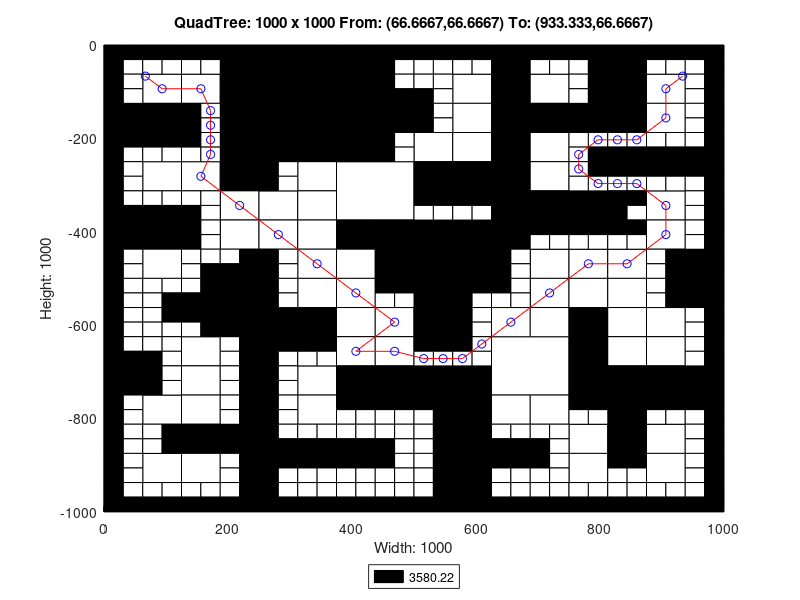

Source code (MATLAB):
axis([0 1000 -1000 0]);
title('QuadTree: 1000 x 1000 From: (66.6667,66.6667) To: (933.333,66.6667)');
xlabel('Width: 1000');
ylabel('Height: 1000');
rectangle('Position',[250 -125 125 125], 'FaceColor',[0 0 0]);
rectangle('Position',[250 -250 125 125], 'FaceColor',[0 0 0]);
rectangle('Position',[375 -375 125 125], 'FaceColor',[1 1 1]);
rectangle('Position',[500 -500 125 125], 'FaceColor',[0 0 0]);
rectangle('Position',[625 -750 125 125], 'FaceColor',[1 1 1]);
rectangle('Position',[62.5 -125 62.5 62.5], 'FaceColor',[1 1 1]);
rectangle('Position',[187.5 -62.5 62.5 62.5], 'FaceColor',[0 0 0]);
rectangle('Position',[125 -125 62.5 62.5], 'FaceColor',[1 1 1]);
rectangle('Position',[187.5 -125 62.5 62.5], 'FaceColor',[0 0 0]);
rectangle('Position',[0 -187.5 62.5 62.5], 'FaceColor',[0 0 0]);
rectangle('Position',[62.5 -187.5 62.5 62.5], 'FaceColor',[0 0 0]);
rectangle('Position',[187.5 -187.5 62.5 62.5], 'FaceColor',[0 0 0]);
rectangle('Position',[187.5 -250 62.5 62.5], 'FaceColor',[0 0 0]);
rectangle('Position',[375 -62.5 62.5 62.5], 'FaceColor',[0 0 0]);
rectangle('Position',[375 -125 62.5 62.5], 'FaceColor',[0 0 0]);
rectangle('Position',[375 -187.5 62.5 62.5], 'FaceColor',[0 0 0]);
rectangle('Position',[437.5 -187.5 62.5 62.5], 'FaceColor',[0 0 0]);
rectangle('Position',[375 -250 62.5 62.5], 'FaceColor',[0 0 0]);
rectangle('Position',[62.5 -312.5 62.5 62.5], 'FaceColor',[1 1 1]);
rectangle('Position',[125 -312.5 62.5 62.5], 'FaceColor',[1 1 1]);
rectangle('Position',[187.5 -312.5 62.5 62.5], 'FaceColor',[0 0 0]);
rectangle('Position',[187.5 -375 62.5 62.5], 'FaceColor',[1 1 1]);
rectangle('Position',[0 -437.5 62.5 62.5], 'FaceColor',[0 0 0]);
rectangle('Position',[62.5 -437.5 62.5 62.5], 'FaceColor',[0 0 0]);
rectangle('Position',[62.5 -500 62.5 62.5], 'FaceColor',[1 1 1]);
rectangle('Position',[187.5 -437.5 62.5 62.5], 'FaceColor',[1 1 1]);
rectangle('Position',[312.5 -312.5 62.5 62.5], 'FaceColor',[1 1 1]);
rectangle('Position',[250 -375 62.5 62.5], 'FaceColor',[1 1 1]);
rectangle('Position',[312.5 -375 62.5 62.5], 'FaceColor',[1 1 1]);
rectangle('Position',[250 -437.5 62.5 62.5], 'FaceColor',[1 1 1]);
rectangle('Position',[312.5 -437.5 62.5 62.5], 'FaceColor',[1 1 1]);
rectangle('Position',[312.5 -500 62.5 62.5], 'FaceColor',[1 1 1]);
rectangle('Position',[375 -437.5 62.5 62.5], 'FaceColor',[0 0 0]);
rectangle('Position',[437.5 -437.5 62.5 62.5], 'FaceColor',[0 0 0]);
rectangle('Position',[375 -500 62.5 62.5], 'FaceColor',[1 1 1]);
rectangle('Position',[437.5 -500 62.5 62.5], 'FaceColor',[0 0 0]);
rectangle('Position',[562.5 -125 62.5 62.5], 'FaceColor',[1 1 1]);
rectangle('Position',[625 -62.5 62.5 62.5], 'FaceColor',[0 0 0]);
rectangle('Position',[625 -125 62.5 62.5], 'FaceColor',[0 0 0]);
rectangle('Position',[687.5 -125 62.5 62.5], 'FaceColor',[1 1 1]);
rectangle('Position',[562.5 -187.5 62.5 62.5], 'FaceColor',[1 1 1]);
rectangle('Position',[500 -250 62.5 62.5], 'FaceColor',[1 1 1]);
rectangle('Position',[562.5 -250 62.5 62.5], 'FaceColor',[1 1 1]);
rectangle('Position',[625 -187.5 62.5 62.5], 'FaceColor',[0 0 0]);
rectangle('Position',[687.5 -187.5 62.5 62.5], 'FaceColor',[0 0 0]);
rectangle('Position',[625 -250 62.5 62.5], 'FaceColor',[0 0 0]);
rectangle('Position',[687.5 -250 62.5 62.5], 'FaceColor',[1 1 1]);
rectangle('Position',[812.5 -62.5 62.5 62.5], 'FaceColor',[0 0 0]);
rectangle('Position',[812.5 -125 62.5 62.5], 'FaceColor',[0 0 0]);
rectangle('Position',[875 -125 62.5 62.5], 'FaceColor',[1 1 1]);
rectangle('Position',[750 -187.5 62.5 62.5], 'FaceColor',[0 0 0]);
rectangle('Position',[812.5 -187.5 62.5 62.5], 'FaceColor',[0 0 0]);
rectangle('Position',[875 -187.5 62.5 62.5], 'FaceColor',[1 1 1]);
rectangle('Position',[500 -312.5 62.5 62.5], 'FaceColor',[0 0 0]);
rectangle('Position',[562.5 -312.5 62.5 62.5], 'FaceColor',[0 0 0]);
rectangle('Position',[625 -312.5 62.5 62.5], 'FaceColor',[0 0 0]);
rectangle('Position',[687.5 -312.5 62.5 62.5], 'FaceColor',[1 1 1]);
rectangle('Position',[625 -375 62.5 62.5], 'FaceColor',[0 0 0]);
rectangle('Position',[687.5 -375 62.5 62.5], 'FaceColor',[0 0 0]);
rectangle('Position',[625 -437.5 62.5 62.5], 'FaceColor',[0 0 0]);
rectangle('Position',[687.5 -500 62.5 62.5], 'FaceColor',[1 1 1]);
rectangle('Position',[750 -375 62.5 62.5], 'FaceColor',[0 0 0]);
rectangle('Position',[875 -375 62.5 62.5], 'FaceColor',[1 1 1]);
rectangle('Position',[750 -500 62.5 62.5], 'FaceColor',[1 1 1]);
rectangle('Position',[812.5 -500 62.5 62.5], 'FaceColor',[1 1 1]);
rectangle('Position',[875 -437.5 62.5 62.5], 'FaceColor',[1 1 1]);
rectangle('Position',[937.5 -500 62.5 62.5], 'FaceColor',[0 0 0]);
rectangle('Position',[187.5 -562.5 62.5 62.5], 'FaceColor',[0 0 0]);
rectangle('Position',[187.5 -625 62.5 62.5], 'FaceColor',[0 0 0]);
rectangle('Position',[0 -750 62.5 62.5], 'FaceColor',[0 0 0]);
rectangle('Position',[125 -687.5 62.5 62.5], 'FaceColor',[1 1 1]);
rectangle('Position',[125 -750 62.5 62.5], 'FaceColor',[1 1 1]);
rectangle('Position',[312.5 -562.5 62.5 62.5], 'FaceColor',[1 1 1]);
rectangle('Position',[250 -625 62.5 62.5], 'FaceColor',[0 0 0]);
rectangle('Position',[312.5 -625 62.5 62.5], 'FaceColor',[0 0 0]);
rectangle('Position',[375 -562.5 62.5 62.5], 'FaceColor',[1 1 1]);
rectangle('Position',[375 -625 62.5 62.5], 'FaceColor',[1 1 1]);
rectangle('Position',[437.5 -625 62.5 62.5], 'FaceColor',[1 1 1]);
rectangle('Position',[312.5 -750 62.5 62.5], 'FaceColor',[1 1 1]);
rectangle('Position',[375 -687.5 62.5 62.5], 'FaceColor',[1 1 1]);
rectangle('Position',[437.5 -687.5 62.5 62.5], 'FaceColor',[1 1 1]);
rectangle('Position',[375 -750 62.5 62.5], 'FaceColor',[0 0 0]);
rectangle('Position',[437.5 -750 62.5 62.5], 'FaceColor',[0 0 0]);
rectangle('Position',[62.5 -812.5 62.5 62.5], 'FaceColor',[1 1 1]);
rectangle('Position',[125 -812.5 62.5 62.5], 'FaceColor',[1 1 1]);
rectangle('Position',[125 -875 62.5 62.5], 'FaceColor',[0 0 0]);
rectangle('Position',[187.5 -875 62.5 62.5], 'FaceColor',[0 0 0]);
rectangle('Position',[62.5 -937.5 62.5 62.5], 'FaceColor',[1 1 1]);
rectangle('Position',[125 -937.5 62.5 62.5], 'FaceColor',[1 1 1]);
rectangle('Position',[312.5 -812.5 62.5 62.5], 'FaceColor',[1 1 1]);
rectangle('Position',[500 -562.5 62.5 62.5], 'FaceColor',[0 0 0]);
rectangle('Position',[500 -625 62.5 62.5], 'FaceColor',[0 0 0]);
rectangle('Position',[687.5 -562.5 62.5 62.5], 'FaceColor',[1 1 1]);
rectangle('Position',[625 -625 62.5 62.5], 'FaceColor',[1 1 1]);
rectangle('Position',[687.5 -625 62.5 62.5], 'FaceColor',[1 1 1]);
rectangle('Position',[500 -750 62.5 62.5], 'FaceColor',[0 0 0]);
rectangle('Position',[562.5 -750 62.5 62.5], 'FaceColor',[0 0 0]);
rectangle('Position',[750 -562.5 62.5 62.5], 'FaceColor',[1 1 1]);
rectangle('Position',[812.5 -562.5 62.5 62.5], 'FaceColor',[1 1 1]);
rectangle('Position',[750 -625 62.5 62.5], 'FaceColor',[0 0 0]);
rectangle('Position',[812.5 -625 62.5 62.5], 'FaceColor',[1 1 1]);
rectangle('Position',[937.5 -562.5 62.5 62.5], 'FaceColor',[0 0 0]);
rectangle('Position',[875 -625 62.5 62.5], 'FaceColor',[1 1 1]);
rectangle('Position',[750 -687.5 62.5 62.5], 'FaceColor',[0 0 0]);
rectangle('Position',[812.5 -687.5 62.5 62.5], 'FaceColor',[1 1 1]);
rectangle('Position',[750 -750 62.5 62.5], 'FaceColor',[0 0 0]);
rectangle('Position',[812.5 -750 62.5 62.5], 'FaceColor',[0 0 0]);
rectangle('Position',[875 -687.5 62.5 62.5], 'FaceColor',[1 1 1]);
rectangle('Position',[875 -750 62.5 62.5], 'FaceColor',[0 0 0]);
rectangle('Position',[937.5 -750 62.5 62.5], 'FaceColor',[0 0 0]);
rectangle('Position',[562.5 -812.5 62.5 62.5], 'FaceColor',[0 0 0]);
rectangle('Position',[562.5 -875 62.5 62.5], 'FaceColor',[0 0 0]);
rectangle('Position',[625 -812.5 62.5 62.5], 'FaceColor',[1 1 1]);
rectangle('Position',[687.5 -812.5 62.5 62.5], 'FaceColor',[1 1 1]);
rectangle('Position',[562.5 -937.5 62.5 62.5], 'FaceColor',[0 0 0]);
rectangle('Position',[562.5 -1000 62.5 62.5], 'FaceColor',[0 0 0]);
rectangle('Position',[812.5 -812.5 62.5 62.5], 'FaceColor',[0 0 0]);
rectangle('Position',[750 -875 62.5 62.5], 'FaceColor',[1 1 1]);
rectangle('Position',[812.5 -875 62.5 62.5], 'FaceColor',[0 0 0]);
rectangle('Position',[875 -875 62.5 62.5], 'FaceColor',[1 1 1]);
rectangle('Position',[750 -937.5 62.5 62.5], 'FaceColor',[1 1 1]);
rectangle('Position',[875 -937.5 62.5 62.5], 'FaceColor',[1 1 1]);
rectangle('Position',[0 -31.25 31.25 31.25], 'FaceColor',[0 0 0]);
rectangle('Position',[31.25 -31.25 31.25 31.25], 'FaceColor',[0 0 0]);
rectangle('Position',[0 -62.5 31.25 31.25], 'FaceColor',[0 0 0]);
rectangle('Position',[31.25 -62.5 31.25 31.25], 'FaceColor',[1 1 1]);
rectangle('Position',[62.5 -31.25 31.25 31.25], 'FaceColor',[0 0 0]);
rectangle('Position',[93.75 -31.25 31.25 31.25], 'FaceColor',[0 0 0]);
rectangle('Position',[62.5 -62.5 31.25 31.25], 'FaceColor',[1 1 1]);
rectangle('Position',[93.75 -62.5 31.25 31.25], 'FaceColor',[1 1 1]);
rectangle('Position',[0 -93.75 31.25 31.25], 'FaceColor',[0 0 0]);
rectangle('Position',[31.25 -93.75 31.25 31.25], 'FaceColor',[1 1 1]);
rectangle('Position',[0 -125 31.25 31.25], 'FaceColor',[0 0 0]);
rectangle('Position',[31.25 -125 31.25 31.25], 'FaceColor',[1 1 1]);
rectangle('Position',[125 -31.25 31.25 31.25], 'FaceColor',[0 0 0]);
rectangle('Position',[156.25 -31.25 31.25 31.25], 'FaceColor',[0 0 0]);
rectangle('Position',[125 -62.5 31.25 31.25], 'FaceColor',[1 1 1]);
rectangle('Position',[156.25 -62.5 31.25 31.25], 'FaceColor',[1 1 1]);
rectangle('Position',[0 -218.75 31.25 31.25], 'FaceColor',[0 0 0]);
rectangle('Position',[31.25 -218.75 31.25 31.25], 'FaceColor',[0 0 0]);
rectangle('Position',[0 -250 31.25 31.25], 'FaceColor',[0 0 0]);
rectangle('Position',[31.25 -250 31.25 31.25], 'FaceColor',[1 1 1]);
rectangle('Position',[62.5 -218.75 31.25 31.25], 'FaceColor',[0 0 0]);
rectangle('Position',[93.75 -218.75 31.25 31.25], 'FaceColor',[0 0 0]);
rectangle('Position',[62.5 -250 31.25 31.25], 'FaceColor',[1 1 1]);
rectangle('Position',[93.75 -250 31.25 31.25], 'FaceColor',[1 1 1]);
rectangle('Position',[125 -156.25 31.25 31.25], 'FaceColor',[0 0 0]);
rectangle('Position',[156.25 -156.25 31.25 31.25], 'FaceColor',[1 1 1]);
rectangle('Position',[125 -187.5 31.25 31.25], 'FaceColor',[0 0 0]);
rectangle('Position',[156.25 -187.5 31.25 31.25], 'FaceColor',[1 1 1]);
rectangle('Position',[125 -218.75 31.25 31.25], 'FaceColor',[0 0 0]);
rectangle('Position',[156.25 -218.75 31.25 31.25], 'FaceColor',[1 1 1]);
rectangle('Position',[125 -250 31.25 31.25], 'FaceColor',[1 1 1]);
rectangle('Position',[156.25 -250 31.25 31.25], 'FaceColor',[1 1 1]);
rectangle('Position',[437.5 -31.25 31.25 31.25], 'FaceColor',[0 0 0]);
rectangle('Position',[468.75 -31.25 31.25 31.25], 'FaceColor',[0 0 0]);
rectangle('Position',[437.5 -62.5 31.25 31.25], 'FaceColor',[0 0 0]);
rectangle('Position',[468.75 -62.5 31.25 31.25], 'FaceColor',[1 1 1]);
rectangle('Position',[437.5 -93.75 31.25 31.25], 'FaceColor',[0 0 0]);
rectangle('Position',[468.75 -93.75 31.25 31.25], 'FaceColor',[1 1 1]);
rectangle('Position',[437.5 -125 31.25 31.25], 'FaceColor',[0 0 0]);
rectangle('Position',[468.75 -125 31.25 31.25], 'FaceColor',[0 0 0]);
rectangle('Position',[437.5 -218.75 31.25 31.25], 'FaceColor',[0 0 0]);
rectangle('Position',[468.75 -218.75 31.25 31.25], 'FaceColor',[1 1 1]);
rectangle('Position',[437.5 -250 31.25 31.25], 'FaceColor',[0 0 0]);
rectangle('Position',[468.75 -250 31.25 31.25], 'FaceColor',[1 1 1]);
rectangle('Position',[0 -281.25 31.25 31.25], 'FaceColor',[0 0 0]);
rectangle('Position',[31.25 -281.25 31.25 31.25], 'FaceColor',[1 1 1]);
rectangle('Position',[0 -312.5 31.25 31.25], 'FaceColor',[0 0 0]);
rectangle('Position',[31.25 -312.5 31.25 31.25], 'FaceColor',[1 1 1]);
rectangle('Position',[0 -343.75 31.25 31.25], 'FaceColor',[0 0 0]);
rectangle('Position',[31.25 -343.75 31.25 31.25], 'FaceColor',[1 1 1]);
rectangle('Position',[0 -375 31.25 31.25], 'FaceColor',[0 0 0]);
rectangle('Position',[31.25 -375 31.25 31.25], 'FaceColor',[0 0 0]);
rectangle('Position',[62.5 -343.75 31.25 31.25], 'FaceColor',[1 1 1]);
rectangle('Position',[93.75 -343.75 31.25 31.25], 'FaceColor',[1 1 1]);
rectangle('Position',[62.5 -375 31.25 31.25], 'FaceColor',[0 0 0]);
rectangle('Position',[93.75 -375 31.25 31.25], 'FaceColor',[0 0 0]);
rectangle('Position',[125 -343.75 31.25 31.25], 'FaceColor',[1 1 1]);
rectangle('Position',[156.25 -343.75 31.25 31.25], 'FaceColor',[1 1 1]);
rectangle('Position',[125 -375 31.25 31.25], 'FaceColor',[0 0 0]);
rectangle('Position',[156.25 -375 31.25 31.25], 'FaceColor',[1 1 1]);
rectangle('Position',[0 -468.75 31.25 31.25], 'FaceColor',[0 0 0]);
rectangle('Position',[31.25 -468.75 31.25 31.25], 'FaceColor',[1 1 1]);
rectangle('Position',[0 -500 31.25 31.25], 'FaceColor',[0 0 0]);
rectangle('Position',[31.25 -500 31.25 31.25], 'FaceColor',[1 1 1]);
rectangle('Position',[125 -406.25 31.25 31.25], 'FaceColor',[0 0 0]);
rectangle('Position',[156.25 -406.25 31.25 31.25], 'FaceColor',[1 1 1]);
rectangle('Position',[125 -437.5 31.25 31.25], 'FaceColor',[0 0 0]);
rectangle('Position',[156.25 -437.5 31.25 31.25], 'FaceColor',[1 1 1]);
rectangle('Position',[125 -468.75 31.25 31.25], 'FaceColor',[1 1 1]);
rectangle('Position',[156.25 -468.75 31.25 31.25], 'FaceColor',[1 1 1]);
rectangle('Position',[125 -500 31.25 31.25], 'FaceColor',[1 1 1]);
rectangle('Position',[156.25 -500 31.25 31.25], 'FaceColor',[0 0 0]);
rectangle('Position',[187.5 -468.75 31.25 31.25], 'FaceColor',[1 1 1]);
rectangle('Position',[218.75 -468.75 31.25 31.25], 'FaceColor',[0 0 0]);
rectangle('Position',[187.5 -500 31.25 31.25], 'FaceColor',[0 0 0]);
rectangle('Position',[218.75 -500 31.25 31.25], 'FaceColor',[0 0 0]);
rectangle('Position',[250 -281.25 31.25 31.25], 'FaceColor',[0 0 0]);
rectangle('Position',[281.25 -281.25 31.25 31.25], 'FaceColor',[1 1 1]);
rectangle('Position',[250 -312.5 31.25 31.25], 'FaceColor',[0 0 0]);
rectangle('Position',[281.25 -312.5 31.25 31.25], 'FaceColor',[1 1 1]);
rectangle('Position',[250 -468.75 31.25 31.25], 'FaceColor',[0 0 0]);
rectangle('Position',[281.25 -468.75 31.25 31.25], 'FaceColor',[1 1 1]);
rectangle('Position',[250 -500 31.25 31.25], 'FaceColor',[0 0 0]);
rectangle('Position',[281.25 -500 31.25 31.25], 'FaceColor',[1 1 1]);
rectangle('Position',[500 -31.25 31.25 31.25], 'FaceColor',[0 0 0]);
rectangle('Position',[531.25 -31.25 31.25 31.25], 'FaceColor',[0 0 0]);
rectangle('Position',[500 -62.5 31.25 31.25], 'FaceColor',[1 1 1]);
rectangle('Position',[531.25 -62.5 31.25 31.25], 'FaceColor',[1 1 1]);
rectangle('Position',[562.5 -31.25 31.25 31.25], 'FaceColor',[0 0 0]);
rectangle('Position',[593.75 -31.25 31.25 31.25], 'FaceColor',[0 0 0]);
rectangle('Position',[562.5 -62.5 31.25 31.25], 'FaceColor',[1 1 1]);
rectangle('Position',[593.75 -62.5 31.25 31.25], 'FaceColor',[1 1 1]);
rectangle('Position',[500 -93.75 31.25 31.25], 'FaceColor',[1 1 1]);
rectangle('Position',[531.25 -93.75 31.25 31.25], 'FaceColor',[1 1 1]);
rectangle('Position',[500 -125 31.25 31.25], 'FaceColor',[0 0 0]);
rectangle('Position',[531.25 -125 31.25 31.25], 'FaceColor',[1 1 1]);
rectangle('Position',[687.5 -31.25 31.25 31.25], 'FaceColor',[0 0 0]);
rectangle('Position',[718.75 -31.25 31.25 31.25], 'FaceColor',[0 0 0]);
rectangle('Position',[687.5 -62.5 31.25 31.25], 'FaceColor',[1 1 1]);
rectangle('Position',[718.75 -62.5 31.25 31.25], 'FaceColor',[1 1 1]);
rectangle('Position',[500 -156.25 31.25 31.25], 'FaceColor',[0 0 0]);
rectangle('Position',[531.25 -156.25 31.25 31.25], 'FaceColor',[1 1 1]);
rectangle('Position',[500 -187.5 31.25 31.25], 'FaceColor',[0 0 0]);
rectangle('Position',[531.25 -187.5 31.25 31.25], 'FaceColor',[1 1 1]);
rectangle('Position',[750 -31.25 31.25 31.25], 'FaceColor',[0 0 0]);
rectangle('Position',[781.25 -31.25 31.25 31.25], 'FaceColor',[0 0 0]);
rectangle('Position',[750 -62.5 31.25 31.25], 'FaceColor',[1 1 1]);
rectangle('Position',[781.25 -62.5 31.25 31.25], 'FaceColor',[0 0 0]);
rectangle('Position',[750 -93.75 31.25 31.25], 'FaceColor',[1 1 1]);
rectangle('Position',[781.25 -93.75 31.25 31.25], 'FaceColor',[0 0 0]);
rectangle('Position',[750 -125 31.25 31.25], 'FaceColor',[1 1 1]);
rectangle('Position',[781.25 -125 31.25 31.25], 'FaceColor',[0 0 0]);
rectangle('Position',[875 -31.25 31.25 31.25], 'FaceColor',[0 0 0]);
rectangle('Position',[906.25 -31.25 31.25 31.25], 'FaceColor',[0 0 0]);
rectangle('Position',[875 -62.5 31.25 31.25], 'FaceColor',[1 1 1]);
rectangle('Position',[906.25 -62.5 31.25 31.25], 'FaceColor',[1 1 1]);
rectangle('Position',[937.5 -31.25 31.25 31.25], 'FaceColor',[0 0 0]);
rectangle('Position',[968.75 -31.25 31.25 31.25], 'FaceColor',[0 0 0]);
rectangle('Position',[937.5 -62.5 31.25 31.25], 'FaceColor',[1 1 1]);
rectangle('Position',[968.75 -62.5 31.25 31.25], 'FaceColor',[0 0 0]);
rectangle('Position',[937.5 -93.75 31.25 31.25], 'FaceColor',[1 1 1]);
rectangle('Position',[968.75 -93.75 31.25 31.25], 'FaceColor',[0 0 0]);
rectangle('Position',[937.5 -125 31.25 31.25], 'FaceColor',[1 1 1]);
rectangle('Position',[968.75 -125 31.25 31.25], 'FaceColor',[0 0 0]);
rectangle('Position',[750 -218.75 31.25 31.25], 'FaceColor',[1 1 1]);
rectangle('Position',[781.25 -218.75 31.25 31.25], 'FaceColor',[1 1 1]);
rectangle('Position',[750 -250 31.25 31.25], 'FaceColor',[1 1 1]);
rectangle('Position',[781.25 -250 31.25 31.25], 'FaceColor',[0 0 0]);
rectangle('Position',[812.5 -218.75 31.25 31.25], 'FaceColor',[1 1 1]);
rectangle('Position',[843.75 -218.75 31.25 31.25], 'FaceColor',[1 1 1]);
rectangle('Position',[812.5 -250 31.25 31.25], 'FaceColor',[0 0 0]);
rectangle('Position',[843.75 -250 31.25 31.25], 'FaceColor',[0 0 0]);
rectangle('Position',[937.5 -156.25 31.25 31.25], 'FaceColor',[1 1 1]);
rectangle('Position',[968.75 -156.25 31.25 31.25], 'FaceColor',[0 0 0]);
rectangle('Position',[937.5 -187.5 31.25 31.25], 'FaceColor',[1 1 1]);
rectangle('Position',[968.75 -187.5 31.25 31.25], 'FaceColor',[0 0 0]);
rectangle('Position',[875 -218.75 31.25 31.25], 'FaceColor',[1 1 1]);
rectangle('Position',[906.25 -218.75 31.25 31.25], 'FaceColor',[1 1 1]);
rectangle('Position',[875 -250 31.25 31.25], 'FaceColor',[0 0 0]);
rectangle('Position',[906.25 -250 31.25 31.25], 'FaceColor',[0 0 0]);
rectangle('Position',[937.5 -218.75 31.25 31.25], 'FaceColor',[1 1 1]);
rectangle('Position',[968.75 -218.75 31.25 31.25], 'FaceColor',[0 0 0]);
rectangle('Position',[937.5 -250 31.25 31.25], 'FaceColor',[0 0 0]);
rectangle('Position',[968.75 -250 31.25 31.25], 'FaceColor',[0 0 0]);
rectangle('Position',[500 -343.75 31.25 31.25], 'FaceColor',[0 0 0]);
rectangle('Position',[531.25 -343.75 31.25 31.25], 'FaceColor',[0 0 0]);
rectangle('Position',[500 -375 31.25 31.25], 'FaceColor',[1 1 1]);
rectangle('Position',[531.25 -375 31.25 31.25], 'FaceColor',[1 1 1]);
rectangle('Position',[562.5 -343.75 31.25 31.25], 'FaceColor',[0 0 0]);
rectangle('Position',[593.75 -343.75 31.25 31.25], 'FaceColor',[0 0 0]);
rectangle('Position',[562.5 -375 31.25 31.25], 'FaceColor',[1 1 1]);
rectangle('Position',[593.75 -375 31.25 31.25], 'FaceColor',[1 1 1]);
rectangle('Position',[687.5 -406.25 31.25 31.25], 'FaceColor',[0 0 0]);
rectangle('Position',[718.75 -406.25 31.25 31.25], 'FaceColor',[0 0 0]);
rectangle('Position',[687.5 -437.5 31.25 31.25], 'FaceColor',[1 1 1]);
rectangle('Position',[718.75 -437.5 31.25 31.25], 'FaceColor',[1 1 1]);
rectangle('Position',[625 -468.75 31.25 31.25], 'FaceColor',[0 0 0]);
rectangle('Position',[656.25 -468.75 31.25 31.25], 'FaceColor',[1 1 1]);
rectangle('Position',[625 -500 31.25 31.25], 'FaceColor',[0 0 0]);
rectangle('Position',[656.25 -500 31.25 31.25], 'FaceColor',[1 1 1]);
rectangle('Position',[750 -281.25 31.25 31.25], 'FaceColor',[1 1 1]);
rectangle('Position',[781.25 -281.25 31.25 31.25], 'FaceColor',[0 0 0]);
rectangle('Position',[750 -312.5 31.25 31.25], 'FaceColor',[1 1 1]);
rectangle('Position',[781.25 -312.5 31.25 31.25], 'FaceColor',[1 1 1]);
rectangle('Position',[812.5 -281.25 31.25 31.25], 'FaceColor',[0 0 0]);
rectangle('Position',[843.75 -281.25 31.25 31.25], 'FaceColor',[0 0 0]);
rectangle('Position',[812.5 -312.5 31.25 31.25], 'FaceColor',[1 1 1]);
rectangle('Position',[843.75 -312.5 31.25 31.25], 'FaceColor',[1 1 1]);
rectangle('Position',[812.5 -343.75 31.25 31.25], 'FaceColor',[0 0 0]);
rectangle('Position',[843.75 -343.75 31.25 31.25], 'FaceColor',[0 0 0]);
rectangle('Position',[812.5 -375 31.25 31.25], 'FaceColor',[0 0 0]);
rectangle('Position',[843.75 -375 31.25 31.25], 'FaceColor',[1 1 1]);
rectangle('Position',[875 -281.25 31.25 31.25], 'FaceColor',[0 0 0]);
rectangle('Position',[906.25 -281.25 31.25 31.25], 'FaceColor',[0 0 0]);
rectangle('Position',[875 -312.5 31.25 31.25], 'FaceColor',[1 1 1]);
rectangle('Position',[906.25 -312.5 31.25 31.25], 'FaceColor',[1 1 1]);
rectangle('Position',[937.5 -281.25 31.25 31.25], 'FaceColor',[0 0 0]);
rectangle('Position',[968.75 -281.25 31.25 31.25], 'FaceColor',[0 0 0]);
rectangle('Position',[937.5 -312.5 31.25 31.25], 'FaceColor',[1 1 1]);
rectangle('Position',[968.75 -312.5 31.25 31.25], 'FaceColor',[0 0 0]);
rectangle('Position',[937.5 -343.75 31.25 31.25], 'FaceColor',[1 1 1]);
rectangle('Position',[968.75 -343.75 31.25 31.25], 'FaceColor',[0 0 0]);
rectangle('Position',[937.5 -375 31.25 31.25], 'FaceColor',[1 1 1]);
rectangle('Position',[968.75 -375 31.25 31.25], 'FaceColor',[0 0 0]);
rectangle('Position',[750 -406.25 31.25 31.25], 'FaceColor',[0 0 0]);
rectangle('Position',[781.25 -406.25 31.25 31.25], 'FaceColor',[0 0 0]);
rectangle('Position',[750 -437.5 31.25 31.25], 'FaceColor',[1 1 1]);
rectangle('Position',[781.25 -437.5 31.25 31.25], 'FaceColor',[1 1 1]);
rectangle('Position',[812.5 -406.25 31.25 31.25], 'FaceColor',[0 0 0]);
rectangle('Position',[843.75 -406.25 31.25 31.25], 'FaceColor',[0 0 0]);
rectangle('Position',[812.5 -437.5 31.25 31.25], 'FaceColor',[1 1 1]);
rectangle('Position',[843.75 -437.5 31.25 31.25], 'FaceColor',[1 1 1]);
rectangle('Position',[937.5 -406.25 31.25 31.25], 'FaceColor',[1 1 1]);
rectangle('Position',[968.75 -406.25 31.25 31.25], 'FaceColor',[0 0 0]);
rectangle('Position',[937.5 -437.5 31.25 31.25], 'FaceColor',[1 1 1]);
rectangle('Position',[968.75 -437.5 31.25 31.25], 'FaceColor',[0 0 0]);
rectangle('Position',[875 -468.75 31.25 31.25], 'FaceColor',[1 1 1]);
rectangle('Position',[906.25 -468.75 31.25 31.25], 'FaceColor',[0 0 0]);
rectangle('Position',[875 -500 31.25 31.25], 'FaceColor',[1 1 1]);
rectangle('Position',[906.25 -500 31.25 31.25], 'FaceColor',[0 0 0]);
rectangle('Position',[0 -531.25 31.25 31.25], 'FaceColor',[0 0 0]);
rectangle('Position',[31.25 -531.25 31.25 31.25], 'FaceColor',[1 1 1]);
rectangle('Position',[0 -562.5 31.25 31.25], 'FaceColor',[0 0 0]);
rectangle('Position',[31.25 -562.5 31.25 31.25], 'FaceColor',[1 1 1]);
rectangle('Position',[62.5 -531.25 31.25 31.25], 'FaceColor',[1 1 1]);
rectangle('Position',[93.75 -531.25 31.25 31.25], 'FaceColor',[1 1 1]);
rectangle('Position',[62.5 -562.5 31.25 31.25], 'FaceColor',[1 1 1]);
rectangle('Position',[93.75 -562.5 31.25 31.25], 'FaceColor',[0 0 0]);
rectangle('Position',[0 -593.75 31.25 31.25], 'FaceColor',[0 0 0]);
rectangle('Position',[31.25 -593.75 31.25 31.25], 'FaceColor',[1 1 1]);
rectangle('Position',[0 -625 31.25 31.25], 'FaceColor',[0 0 0]);
rectangle('Position',[31.25 -625 31.25 31.25], 'FaceColor',[1 1 1]);
rectangle('Position',[62.5 -593.75 31.25 31.25], 'FaceColor',[1 1 1]);
rectangle('Position',[93.75 -593.75 31.25 31.25], 'FaceColor',[0 0 0]);
rectangle('Position',[62.5 -625 31.25 31.25], 'FaceColor',[1 1 1]);
rectangle('Position',[93.75 -625 31.25 31.25], 'FaceColor',[1 1 1]);
rectangle('Position',[125 -531.25 31.25 31.25], 'FaceColor',[1 1 1]);
rectangle('Position',[156.25 -531.25 31.25 31.25], 'FaceColor',[0 0 0]);
rectangle('Position',[125 -562.5 31.25 31.25], 'FaceColor',[0 0 0]);
rectangle('Position',[156.25 -562.5 31.25 31.25], 'FaceColor',[0 0 0]);
rectangle('Position',[125 -593.75 31.25 31.25], 'FaceColor',[0 0 0]);
rectangle('Position',[156.25 -593.75 31.25 31.25], 'FaceColor',[0 0 0]);
rectangle('Position',[125 -625 31.25 31.25], 'FaceColor',[1 1 1]);
rectangle('Position',[156.25 -625 31.25 31.25], 'FaceColor',[0 0 0]);
rectangle('Position',[0 -656.25 31.25 31.25], 'FaceColor',[0 0 0]);
rectangle('Position',[31.25 -656.25 31.25 31.25], 'FaceColor',[1 1 1]);
rectangle('Position',[0 -687.5 31.25 31.25], 'FaceColor',[0 0 0]);
rectangle('Position',[31.25 -687.5 31.25 31.25], 'FaceColor',[0 0 0]);
rectangle('Position',[62.5 -656.25 31.25 31.25], 'FaceColor',[1 1 1]);
rectangle('Position',[93.75 -656.25 31.25 31.25], 'FaceColor',[1 1 1]);
rectangle('Position',[62.5 -687.5 31.25 31.25], 'FaceColor',[0 0 0]);
rectangle('Position',[93.75 -687.5 31.25 31.25], 'FaceColor',[1 1 1]);
rectangle('Position',[62.5 -718.75 31.25 31.25], 'FaceColor',[0 0 0]);
rectangle('Position',[93.75 -718.75 31.25 31.25], 'FaceColor',[1 1 1]);
rectangle('Position',[62.5 -750 31.25 31.25], 'FaceColor',[0 0 0]);
rectangle('Position',[93.75 -750 31.25 31.25], 'FaceColor',[1 1 1]);
rectangle('Position',[187.5 -656.25 31.25 31.25], 'FaceColor',[1 1 1]);
rectangle('Position',[218.75 -656.25 31.25 31.25], 'FaceColor',[0 0 0]);
rectangle('Position',[187.5 -687.5 31.25 31.25], 'FaceColor',[1 1 1]);
rectangle('Position',[218.75 -687.5 31.25 31.25], 'FaceColor',[0 0 0]);
rectangle('Position',[187.5 -718.75 31.25 31.25], 'FaceColor',[1 1 1]);
rectangle('Position',[218.75 -718.75 31.25 31.25], 'FaceColor',[0 0 0]);
rectangle('Position',[187.5 -750 31.25 31.25], 'FaceColor',[1 1 1]);
rectangle('Position',[218.75 -750 31.25 31.25], 'FaceColor',[0 0 0]);
rectangle('Position',[250 -531.25 31.25 31.25], 'FaceColor',[0 0 0]);
rectangle('Position',[281.25 -531.25 31.25 31.25], 'FaceColor',[1 1 1]);
rectangle('Position',[250 -562.5 31.25 31.25], 'FaceColor',[0 0 0]);
rectangle('Position',[281.25 -562.5 31.25 31.25], 'FaceColor',[1 1 1]);
rectangle('Position',[437.5 -531.25 31.25 31.25], 'FaceColor',[0 0 0]);
rectangle('Position',[468.75 -531.25 31.25 31.25], 'FaceColor',[0 0 0]);
rectangle('Position',[437.5 -562.5 31.25 31.25], 'FaceColor',[1 1 1]);
rectangle('Position',[468.75 -562.5 31.25 31.25], 'FaceColor',[1 1 1]);
rectangle('Position',[250 -656.25 31.25 31.25], 'FaceColor',[0 0 0]);
rectangle('Position',[281.25 -656.25 31.25 31.25], 'FaceColor',[0 0 0]);
rectangle('Position',[250 -687.5 31.25 31.25], 'FaceColor',[0 0 0]);
rectangle('Position',[281.25 -687.5 31.25 31.25], 'FaceColor',[1 1 1]);
rectangle('Position',[312.5 -656.25 31.25 31.25], 'FaceColor',[0 0 0]);
rectangle('Position',[343.75 -656.25 31.25 31.25], 'FaceColor',[0 0 0]);
rectangle('Position',[312.5 -687.5 31.25 31.25], 'FaceColor',[1 1 1]);
rectangle('Position',[343.75 -687.5 31.25 31.25], 'FaceColor',[1 1 1]);
rectangle('Position',[250 -718.75 31.25 31.25], 'FaceColor',[0 0 0]);
rectangle('Position',[281.25 -718.75 31.25 31.25], 'FaceColor',[1 1 1]);
rectangle('Position',[250 -750 31.25 31.25], 'FaceColor',[0 0 0]);
rectangle('Position',[281.25 -750 31.25 31.25], 'FaceColor',[1 1 1]);
rectangle('Position',[0 -781.25 31.25 31.25], 'FaceColor',[0 0 0]);
rectangle('Position',[31.25 -781.25 31.25 31.25], 'FaceColor',[1 1 1]);
rectangle('Position',[0 -812.5 31.25 31.25], 'FaceColor',[0 0 0]);
rectangle('Position',[31.25 -812.5 31.25 31.25], 'FaceColor',[1 1 1]);
rectangle('Position',[0 -843.75 31.25 31.25], 'FaceColor',[0 0 0]);
rectangle('Position',[31.25 -843.75 31.25 31.25], 'FaceColor',[1 1 1]);
rectangle('Position',[0 -875 31.25 31.25], 'FaceColor',[0 0 0]);
rectangle('Position',[31.25 -875 31.25 31.25], 'FaceColor',[1 1 1]);
rectangle('Position',[62.5 -843.75 31.25 31.25], 'FaceColor',[1 1 1]);
rectangle('Position',[93.75 -843.75 31.25 31.25], 'FaceColor',[0 0 0]);
rectangle('Position',[62.5 -875 31.25 31.25], 'FaceColor',[1 1 1]);
rectangle('Position',[93.75 -875 31.25 31.25], 'FaceColor',[0 0 0]);
rectangle('Position',[187.5 -781.25 31.25 31.25], 'FaceColor',[1 1 1]);
rectangle('Position',[218.75 -781.25 31.25 31.25], 'FaceColor',[0 0 0]);
rectangle('Position',[187.5 -812.5 31.25 31.25], 'FaceColor',[1 1 1]);
rectangle('Position',[218.75 -812.5 31.25 31.25], 'FaceColor',[0 0 0]);
rectangle('Position',[0 -906.25 31.25 31.25], 'FaceColor',[0 0 0]);
rectangle('Position',[31.25 -906.25 31.25 31.25], 'FaceColor',[1 1 1]);
rectangle('Position',[0 -937.5 31.25 31.25], 'FaceColor',[0 0 0]);
rectangle('Position',[31.25 -937.5 31.25 31.25], 'FaceColor',[1 1 1]);
rectangle('Position',[0 -968.75 31.25 31.25], 'FaceColor',[0 0 0]);
rectangle('Position',[31.25 -968.75 31.25 31.25], 'FaceColor',[1 1 1]);
rectangle('Position',[0 -1000 31.25 31.25], 'FaceColor',[0 0 0]);
rectangle('Position',[31.25 -1000 31.25 31.25], 'FaceColor',[0 0 0]);
rectangle('Position',[62.5 -968.75 31.25 31.25], 'FaceColor',[1 1 1]);
rectangle('Position',[93.75 -968.75 31.25 31.25], 'FaceColor',[1 1 1]);
rectangle('Position',[62.5 -1000 31.25 31.25], 'FaceColor',[0 0 0]);
rectangle('Position',[93.75 -1000 31.25 31.25], 'FaceColor',[0 0 0]);
rectangle('Position',[187.5 -906.25 31.25 31.25], 'FaceColor',[1 1 1]);
rectangle('Position',[218.75 -906.25 31.25 31.25], 'FaceColor',[0 0 0]);
rectangle('Position',[187.5 -937.5 31.25 31.25], 'FaceColor',[1 1 1]);
rectangle('Position',[218.75 -937.5 31.25 31.25], 'FaceColor',[0 0 0]);
rectangle('Position',[125 -968.75 31.25 31.25], 'FaceColor',[1 1 1]);
rectangle('Position',[156.25 -968.75 31.25 31.25], 'FaceColor',[1 1 1]);
rectangle('Position',[125 -1000 31.25 31.25], 'FaceColor',[0 0 0]);
rectangle('Position',[156.25 -1000 31.25 31.25], 'FaceColor',[0 0 0]);
rectangle('Position',[187.5 -968.75 31.25 31.25], 'FaceColor',[1 1 1]);
rectangle('Position',[218.75 -968.75 31.25 31.25], 'FaceColor',[0 0 0]);
rectangle('Position',[187.5 -1000 31.25 31.25], 'FaceColor',[0 0 0]);
rectangle('Position',[218.75 -1000 31.25 31.25], 'FaceColor',[0 0 0]);
rectangle('Position',[250 -781.25 31.25 31.25], 'FaceColor',[0 0 0]);
rectangle('Position',[281.25 -781.25 31.25 31.25], 'FaceColor',[1 1 1]);
rectangle('Position',[250 -812.5 31.25 31.25], 'FaceColor',[0 0 0]);
rectangle('Position',[281.25 -812.5 31.25 31.25], 'FaceColor',[1 1 1]);
rectangle('Position',[250 -843.75 31.25 31.25], 'FaceColor',[0 0 0]);
rectangle('Position',[281.25 -843.75 31.25 31.25], 'FaceColor',[1 1 1]);
rectangle('Position',[250 -875 31.25 31.25], 'FaceColor',[0 0 0]);
rectangle('Position',[281.25 -875 31.25 31.25], 'FaceColor',[0 0 0]);
rectangle('Position',[312.5 -843.75 31.25 31.25], 'FaceColor',[1 1 1]);
rectangle('Position',[343.75 -843.75 31.25 31.25], 'FaceColor',[1 1 1]);
rectangle('Position',[312.5 -875 31.25 31.25], 'FaceColor',[0 0 0]);
rectangle('Position',[343.75 -875 31.25 31.25], 'FaceColor',[0 0 0]);
rectangle('Position',[375 -781.25 31.25 31.25], 'FaceColor',[0 0 0]);
rectangle('Position',[406.25 -781.25 31.25 31.25], 'FaceColor',[0 0 0]);
rectangle('Position',[375 -812.5 31.25 31.25], 'FaceColor',[1 1 1]);
rectangle('Position',[406.25 -812.5 31.25 31.25], 'FaceColor',[1 1 1]);
rectangle('Position',[437.5 -781.25 31.25 31.25], 'FaceColor',[0 0 0]);
rectangle('Position',[468.75 -781.25 31.25 31.25], 'FaceColor',[0 0 0]);
rectangle('Position',[437.5 -812.5 31.25 31.25], 'FaceColor',[1 1 1]);
rectangle('Position',[468.75 -812.5 31.25 31.25], 'FaceColor',[1 1 1]);
rectangle('Position',[375 -843.75 31.25 31.25], 'FaceColor',[1 1 1]);
rectangle('Position',[406.25 -843.75 31.25 31.25], 'FaceColor',[1 1 1]);
rectangle('Position',[375 -875 31.25 31.25], 'FaceColor',[0 0 0]);
rectangle('Position',[406.25 -875 31.25 31.25], 'FaceColor',[0 0 0]);
rectangle('Position',[437.5 -843.75 31.25 31.25], 'FaceColor',[1 1 1]);
rectangle('Position',[468.75 -843.75 31.25 31.25], 'FaceColor',[1 1 1]);
rectangle('Position',[437.5 -875 31.25 31.25], 'FaceColor',[0 0 0]);
rectangle('Position',[468.75 -875 31.25 31.25], 'FaceColor',[1 1 1]);
rectangle('Position',[250 -906.25 31.25 31.25], 'FaceColor',[0 0 0]);
rectangle('Position',[281.25 -906.25 31.25 31.25], 'FaceColor',[0 0 0]);
rectangle('Position',[250 -937.5 31.25 31.25], 'FaceColor',[0 0 0]);
rectangle('Position',[281.25 -937.5 31.25 31.25], 'FaceColor',[1 1 1]);
rectangle('Position',[312.5 -906.25 31.25 31.25], 'FaceColor',[0 0 0]);
rectangle('Position',[343.75 -906.25 31.25 31.25], 'FaceColor',[0 0 0]);
rectangle('Position',[312.5 -937.5 31.25 31.25], 'FaceColor',[1 1 1]);
rectangle('Position',[343.75 -937.5 31.25 31.25], 'FaceColor',[1 1 1]);
rectangle('Position',[250 -968.75 31.25 31.25], 'FaceColor',[0 0 0]);
rectangle('Position',[281.25 -968.75 31.25 31.25], 'FaceColor',[1 1 1]);
rectangle('Position',[250 -1000 31.25 31.25], 'FaceColor',[0 0 0]);
rectangle('Position',[281.25 -1000 31.25 31.25], 'FaceColor',[0 0 0]);
rectangle('Position',[312.5 -968.75 31.25 31.25], 'FaceColor',[1 1 1]);
rectangle('Position',[343.75 -968.75 31.25 31.25], 'FaceColor',[1 1 1]);
rectangle('Position',[312.5 -1000 31.25 31.25], 'FaceColor',[0 0 0]);
rectangle('Position',[343.75 -1000 31.25 31.25], 'FaceColor',[0 0 0]);
rectangle('Position',[375 -906.25 31.25 31.25], 'FaceColor',[0 0 0]);
rectangle('Position',[406.25 -906.25 31.25 31.25], 'FaceColor',[0 0 0]);
rectangle('Position',[375 -937.5 31.25 31.25], 'FaceColor',[1 1 1]);
rectangle('Position',[406.25 -937.5 31.25 31.25], 'FaceColor',[1 1 1]);
rectangle('Position',[437.5 -906.25 31.25 31.25], 'FaceColor',[0 0 0]);
rectangle('Position',[468.75 -906.25 31.25 31.25], 'FaceColor',[1 1 1]);
rectangle('Position',[437.5 -937.5 31.25 31.25], 'FaceColor',[1 1 1]);
rectangle('Position',[468.75 -937.5 31.25 31.25], 'FaceColor',[1 1 1]);
rectangle('Position',[375 -968.75 31.25 31.25], 'FaceColor',[1 1 1]);
rectangle('Position',[406.25 -968.75 31.25 31.25], 'FaceColor',[1 1 1]);
rectangle('Position',[375 -1000 31.25 31.25], 'FaceColor',[0 0 0]);
rectangle('Position',[406.25 -1000 31.25 31.25], 'FaceColor',[0 0 0]);
rectangle('Position',[437.5 -968.75 31.25 31.25], 'FaceColor',[1 1 1]);
rectangle('Position',[468.75 -968.75 31.25 31.25], 'FaceColor',[1 1 1]);
rectangle('Position',[437.5 -1000 31.25 31.25], 'FaceColor',[0 0 0]);
rectangle('Position',[468.75 -1000 31.25 31.25], 'FaceColor',[0 0 0]);
rectangle('Position',[562.5 -531.25 31.25 31.25], 'FaceColor',[0 0 0]);
rectangle('Position',[593.75 -531.25 31.25 31.25], 'FaceColor',[0 0 0]);
rectangle('Position',[562.5 -562.5 31.25 31.25], 'FaceColor',[0 0 0]);
rectangle('Position',[593.75 -562.5 31.25 31.25], 'FaceColor',[1 1 1]);
rectangle('Position',[562.5 -593.75 31.25 31.25], 'FaceColor',[0 0 0]);
rectangle('Position',[593.75 -593.75 31.25 31.25], 'FaceColor',[1 1 1]);
rectangle('Position',[562.5 -625 31.25 31.25], 'FaceColor',[0 0 0]);
rectangle('Position',[593.75 -625 31.25 31.25], 'FaceColor',[1 1 1]);
rectangle('Position',[625 -531.25 31.25 31.25], 'FaceColor',[0 0 0]);
rectangle('Position',[656.25 -531.25 31.25 31.25], 'FaceColor',[1 1 1]);
rectangle('Position',[625 -562.5 31.25 31.25], 'FaceColor',[1 1 1]);
rectangle('Position',[656.25 -562.5 31.25 31.25], 'FaceColor',[1 1 1]);
rectangle('Position',[500 -656.25 31.25 31.25], 'FaceColor',[0 0 0]);
rectangle('Position',[531.25 -656.25 31.25 31.25], 'FaceColor',[0 0 0]);
rectangle('Position',[500 -687.5 31.25 31.25], 'FaceColor',[1 1 1]);
rectangle('Position',[531.25 -687.5 31.25 31.25], 'FaceColor',[1 1 1]);
rectangle('Position',[562.5 -656.25 31.25 31.25], 'FaceColor',[0 0 0]);
rectangle('Position',[593.75 -656.25 31.25 31.25], 'FaceColor',[1 1 1]);
rectangle('Position',[562.5 -687.5 31.25 31.25], 'FaceColor',[1 1 1]);
rectangle('Position',[593.75 -687.5 31.25 31.25], 'FaceColor',[1 1 1]);
rectangle('Position',[875 -531.25 31.25 31.25], 'FaceColor',[1 1 1]);
rectangle('Position',[906.25 -531.25 31.25 31.25], 'FaceColor',[0 0 0]);
rectangle('Position',[875 -562.5 31.25 31.25], 'FaceColor',[1 1 1]);
rectangle('Position',[906.25 -562.5 31.25 31.25], 'FaceColor',[0 0 0]);
rectangle('Position',[937.5 -593.75 31.25 31.25], 'FaceColor',[1 1 1]);
rectangle('Position',[968.75 -593.75 31.25 31.25], 'FaceColor',[0 0 0]);
rectangle('Position',[937.5 -625 31.25 31.25], 'FaceColor',[1 1 1]);
rectangle('Position',[968.75 -625 31.25 31.25], 'FaceColor',[0 0 0]);
rectangle('Position',[937.5 -656.25 31.25 31.25], 'FaceColor',[1 1 1]);
rectangle('Position',[968.75 -656.25 31.25 31.25], 'FaceColor',[0 0 0]);
rectangle('Position',[937.5 -687.5 31.25 31.25], 'FaceColor',[1 1 1]);
rectangle('Position',[968.75 -687.5 31.25 31.25], 'FaceColor',[0 0 0]);
rectangle('Position',[500 -781.25 31.25 31.25], 'FaceColor',[0 0 0]);
rectangle('Position',[531.25 -781.25 31.25 31.25], 'FaceColor',[0 0 0]);
rectangle('Position',[500 -812.5 31.25 31.25], 'FaceColor',[1 1 1]);
rectangle('Position',[531.25 -812.5 31.25 31.25], 'FaceColor',[0 0 0]);
rectangle('Position',[500 -843.75 31.25 31.25], 'FaceColor',[1 1 1]);
rectangle('Position',[531.25 -843.75 31.25 31.25], 'FaceColor',[0 0 0]);
rectangle('Position',[500 -875 31.25 31.25], 'FaceColor',[1 1 1]);
rectangle('Position',[531.25 -875 31.25 31.25], 'FaceColor',[0 0 0]);
rectangle('Position',[625 -843.75 31.25 31.25], 'FaceColor',[1 1 1]);
rectangle('Position',[656.25 -843.75 31.25 31.25], 'FaceColor',[1 1 1]);
rectangle('Position',[625 -875 31.25 31.25], 'FaceColor',[0 0 0]);
rectangle('Position',[656.25 -875 31.25 31.25], 'FaceColor',[0 0 0]);
rectangle('Position',[687.5 -843.75 31.25 31.25], 'FaceColor',[1 1 1]);
rectangle('Position',[718.75 -843.75 31.25 31.25], 'FaceColor',[1 1 1]);
rectangle('Position',[687.5 -875 31.25 31.25], 'FaceColor',[0 0 0]);
rectangle('Position',[718.75 -875 31.25 31.25], 'FaceColor',[1 1 1]);
rectangle('Position',[500 -906.25 31.25 31.25], 'FaceColor',[1 1 1]);
rectangle('Position',[531.25 -906.25 31.25 31.25], 'FaceColor',[0 0 0]);
rectangle('Position',[500 -937.5 31.25 31.25], 'FaceColor',[1 1 1]);
rectangle('Position',[531.25 -937.5 31.25 31.25], 'FaceColor',[0 0 0]);
rectangle('Position',[500 -968.75 31.25 31.25], 'FaceColor',[1 1 1]);
rectangle('Position',[531.25 -968.75 31.25 31.25], 'FaceColor',[0 0 0]);
rectangle('Position',[500 -1000 31.25 31.25], 'FaceColor',[0 0 0]);
rectangle('Position',[531.25 -1000 31.25 31.25], 'FaceColor',[0 0 0]);
rectangle('Position',[625 -906.25 31.25 31.25], 'FaceColor',[0 0 0]);
rectangle('Position',[656.25 -906.25 31.25 31.25], 'FaceColor',[0 0 0]);
rectangle('Position',[625 -937.5 31.25 31.25], 'FaceColor',[1 1 1]);
rectangle('Position',[656.25 -937.5 31.25 31.25], 'FaceColor',[1 1 1]);
rectangle('Position',[687.5 -906.25 31.25 31.25], 'FaceColor',[0 0 0]);
rectangle('Position',[718.75 -906.25 31.25 31.25], 'FaceColor',[1 1 1]);
rectangle('Position',[687.5 -937.5 31.25 31.25], 'FaceColor',[1 1 1]);
rectangle('Position',[718.75 -937.5 31.25 31.25], 'FaceColor',[1 1 1]);
rectangle('Position',[625 -968.75 31.25 31.25], 'FaceColor',[1 1 1]);
rectangle('Position',[656.25 -968.75 31.25 31.25], 'FaceColor',[1 1 1]);
rectangle('Position',[625 -1000 31.25 31.25], 'FaceColor',[0 0 0]);
rectangle('Position',[656.25 -1000 31.25 31.25], 'FaceColor',[0 0 0]);
rectangle('Position',[687.5 -968.75 31.25 31.25], 'FaceColor',[1 1 1]);
rectangle('Position',[718.75 -968.75 31.25 31.25], 'FaceColor',[1 1 1]);
rectangle('Position',[687.5 -1000 31.25 31.25], 'FaceColor',[0 0 0]);
rectangle('Position',[718.75 -1000 31.25 31.25], 'FaceColor',[0 0 0]);
rectangle('Position',[750 -781.25 31.25 31.25], 'FaceColor',[0 0 0]);
rectangle('Position',[781.25 -781.25 31.25 31.25], 'FaceColor',[0 0 0]);
rectangle('Position',[750 -812.5 31.25 31.25], 'FaceColor',[1 1 1]);
rectangle('Position',[781.25 -812.5 31.25 31.25], 'FaceColor',[1 1 1]);
rectangle('Position',[875 -781.25 31.25 31.25], 'FaceColor',[0 0 0]);
rectangle('Position',[906.25 -781.25 31.25 31.25], 'FaceColor',[0 0 0]);
rectangle('Position',[875 -812.5 31.25 31.25], 'FaceColor',[1 1 1]);
rectangle('Position',[906.25 -812.5 31.25 31.25], 'FaceColor',[1 1 1]);
rectangle('Position',[937.5 -781.25 31.25 31.25], 'FaceColor',[0 0 0]);
rectangle('Position',[968.75 -781.25 31.25 31.25], 'FaceColor',[0 0 0]);
rectangle('Position',[937.5 -812.5 31.25 31.25], 'FaceColor',[1 1 1]);
rectangle('Position',[968.75 -812.5 31.25 31.25], 'FaceColor',[0 0 0]);
rectangle('Position',[937.5 -843.75 31.25 31.25], 'FaceColor',[1 1 1]);
rectangle('Position',[968.75 -843.75 31.25 31.25], 'FaceColor',[0 0 0]);
rectangle('Position',[937.5 -875 31.25 31.25], 'FaceColor',[1 1 1]);
rectangle('Position',[968.75 -875 31.25 31.25], 'FaceColor',[0 0 0]);
rectangle('Position',[812.5 -906.25 31.25 31.25], 'FaceColor',[0 0 0]);
rectangle('Position',[843.75 -906.25 31.25 31.25], 'FaceColor',[0 0 0]);
rectangle('Position',[812.5 -937.5 31.25 31.25], 'FaceColor',[1 1 1]);
rectangle('Position',[843.75 -937.5 31.25 31.25], 'FaceColor',[1 1 1]);
rectangle('Position',[750 -968.75 31.25 31.25], 'FaceColor',[1 1 1]);
rectangle('Position',[781.25 -968.75 31.25 31.25], 'FaceColor',[1 1 1]);
rectangle('Position',[750 -1000 31.25 31.25], 'FaceColor',[0 0 0]);
rectangle('Position',[781.25 -1000 31.25 31.25], 'FaceColor',[0 0 0]);
rectangle('Position',[812.5 -968.75 31.25 31.25], 'FaceColor',[1 1 1]);
rectangle('Position',[843.75 -968.75 31.25 31.25], 'FaceColor',[1 1 1]);
rectangle('Position',[812.5 -1000 31.25 31.25], 'FaceColor',[0 0 0]);
rectangle('Position',[843.75 -1000 31.25 31.25], 'FaceColor',[0 0 0]);
rectangle('Position',[937.5 -906.25 31.25 31.25], 'FaceColor',[1 1 1]);
rectangle('Position',[968.75 -906.25 31.25 31.25], 'FaceColor',[0 0 0]);
rectangle('Position',[937.5 -937.5 31.25 31.25], 'FaceColor',[1 1 1]);
rectangle('Position',[968.75 -937.5 31.25 31.25], 'FaceColor',[0 0 0]);
rectangle('Position',[875 -968.75 31.25 31.25], 'FaceColor',[1 1 1]);
rectangle('Position',[906.25 -968.75 31.25 31.25], 'FaceColor',[1 1 1]);
rectangle('Position',[875 -1000 31.25 31.25], 'FaceColor',[0 0 0]);
rectangle('Position',[906.25 -1000 31.25 31.25], 'FaceColor',[0 0 0]);
rectangle('Position',[937.5 -968.75 31.25 31.25], 'FaceColor',[1 1 1]);
rectangle('Position',[968.75 -968.75 31.25 31.25], 'FaceColor',[0 0 0]);
rectangle('Position',[937.5 -1000 31.25 31.25], 'FaceColor',[0 0 0]);
rectangle('Position',[968.75 -1000 31.25 31.25], 'FaceColor',[0 0 0]);
X=[933.333,906.25,906.25,859.375,828.125,796.875,765.625,765.625,796.875,828.125,859.375,906.25,906.25,843.75,781.25,718.75,656.25,609.375,578.125,546.875,515.625,468.75,406.25,468.75,406.25,343.75,281.25,218.75,156.25,171.875,171.875,171.875,171.875,156.25,93.75,66.6667];
Y=[-66.6667,-93.75,-156.25,-203.125,-203.125,-203.125,-234.375,-265.625,-296.875,-296.875,-296.875,-343.75,-406.25,-468.75,-468.75,-531.25,-593.75,-640.625,-671.875,-671.875,-671.875,-656.25,-656.25,-593.75,-531.25,-468.75,-406.25,-343.75,-281.25,-234.375,-203.125,-171.875,-140.625,-93.75,-93.75,-66.6667];
hold on;
plot(X,Y,'r');
plot(X,Y,'bo');
legend('3580.22','Location','southoutside');
